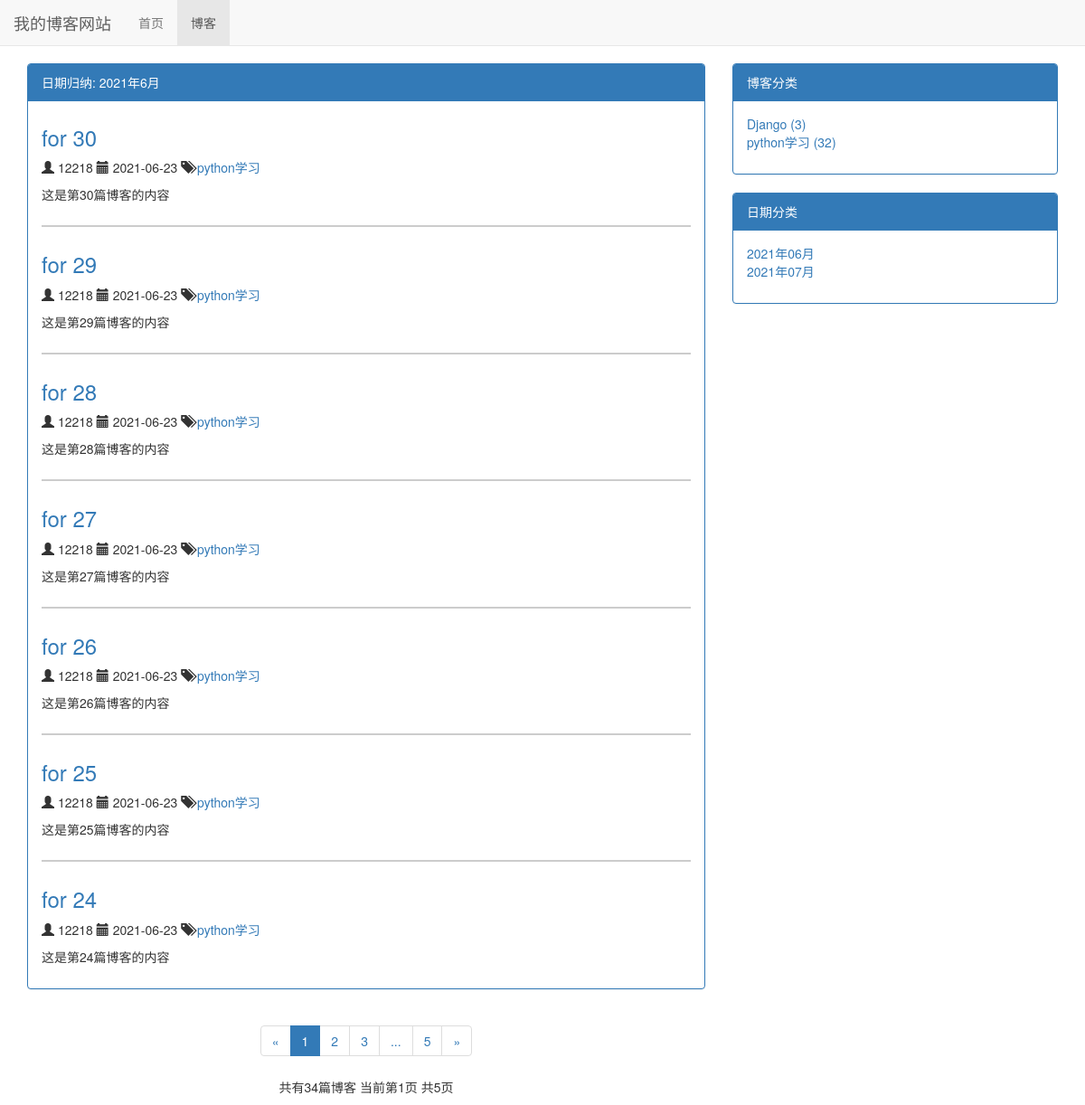
The app's page /blog/date/2021/6 with its own data.
### blog/models.py (models this page shows, shortened)
class Blog(models.Model):
    title = models.CharField(max_length = 50) # 设置标题，模式为字符，max_length最大长度为50字符
    blog_type = models.ForeignKey(BlogType, on_delete = models.DO_NOTHING, related_name = 'blog_blog') # BlogType是自己设置的博客分类
    content = RichTextUploadingField() # 设置文章内容，模式为富文本
    author = models.ForeignKey(User, on_delete = models.DO_NOTHING) # 设置作者，作者为外键
    create_time = models.DateTimeField(auto_now_add = True) # 设置创建时间，auto_now_add为“如果新创建一篇文章，将文章时间设为现在时间”
    last_updated_time = models.DateTimeField(auto_now_add = True)
    class Meta:
        ordering = ['-create_time']

class BlogType(models.Model):
    type_name = models.CharField(max_length = 15) # 文章博客分类的名称
    def __str__(self) -> str:
        return self.type_name # 设置博客类型在超级管理员界面可以显示

### blog/views.py (the view)
# urls.py: path('date/<int:year>/<int:month>', views.blogs_with_date, name = 'blogs_with_date')
def blogs_with_date(request, year, month):
    blogs_all_list = Blog.objects.filter(create_time__year = year, create_time__month = month)
    context = get_blog_list_common_date(request, blogs_all_list)
    context['blogs_with_date'] = '%s年%s月' % (year, month)
    return render(request, 'blogs_with_date.html', context)

### blog/templates/blogs_with_date.html (shortened to what this page needs)
{% extends 'blog_list.html'%}
{% block nav_blog_active %}
active
{% endblock %}
{% block block_list_title %}日期归纳: {{ blogs_with_date }}{% endblock %}

### blog/templates/blog_list.html (shortened to what this page needs)
{% extends 'base.html'%}
{% load static %}
{% block header_extends %}
    <link rel="stylesheet" href="{% static 'css/blog.css' %}">
{% endblock %}
{% block content %}
    <div class="container">
        <div class="row">
            <div class="col-xs-12 col-sm-9 col-md-8">
                <div class="panel panel-primary">
                    <div class="panel-heading">{% block block_list_title %}博客列表{% endblock %}</div>
                    <div class="panel-body">
                        {% for blog in page_of_blogs.object_list %}
                            <div class="blog">
                                <a href="{% url 'blog_detail' blog.pk %}">
                                    <h3>{{ blog.title }}</h3>
                                </a>
                                <p class="blog-author">
                                    <span class="glyphicon glyphicon-user"></span>
                                    {{ blog.author }}
                                </p>
                                <p class="blog-time">
                                    <span class="glyphicon glyphicon-calendar"></span>
                                    {{ blog.last_updated_time|date:"Y-m-d" }}
                                </p>
                                <p class="blog-category">
                                    <span class="glyphicon glyphicon-tags"></span>
                                    <a href="{% url 'blogs_with_type' blog.blog_type.pk %}">
                                        {{ blog.blog_type }}
                                    </a>
                                </p>
                                <p>{{ blog.content|striptags|truncatechars:70 }}</p>
                            </div>
                            {% empty %}
                            <h3>--暂无博客，敬请期待--</h3>
                        {% endfor %}
                    </div>
                </div>
                <div class="paginator" aria-label="Page navigation">
                    <ul class="pagination">
                      <li>
                            {% if page_of_blogs.has_previous %}
                                <a href="?page={{ page_of_blogs.previous_page_number }}" aria-label="Previous">
                                    <span aria-hidden="true">&laquo;</span>
                                </a>
                            {% else %}
                                <span aria-hidden="true">&laquo;</span>
                            {% endif %}
                      </li>
                      {% for page_num in page_range %}
                        {% if page_num == page_of_blogs.number %}
                            <li class="active"><a href="?page={{ page_num }}">{{ page_num }}</a></li>
                        {% else %}
                            {% if page_num == '...' %}
                                <li><span>{{ page_num }}</span></li>
                            {% else %}
                                <li><a href="?page={{ page_num }}">{{ page_num }}</a></li>
                            {% endif %}
                        {% endif %}
                      {% endfor %}
                      <li>
                            {% if page_of_blogs.has_next %}
                                <a href="?page={{ page_of_blogs.next_page_number }}" aria-label="Next">
                                    <span aria-hidden="true">&raquo;</span>
                                </a>
                            {% else %}
                                <span aria-hidden="true">&raquo;</span>
                            {% endif %}
                      </li>
                    </ul>
                    <p>
                        共有{{ page_of_blogs.paginator.count }}篇博客
                        当前第{{ page_of_blogs.number }}页
                        共{{ page_of_blogs.paginator.num_pages }}页
                    </p>
                </div>
            </div>
            <div class="hidden-xs col-sm-3 col-md-4">
                <div class="panel panel-primary">
                    <div class="panel-heading">博客分类</div>
                    <div class="panel-body">
                        <ul class="blog-types">
                            {% for blog_type in blog_types %}
                                <li>
                                    <a href="{% url 'blogs_with_type' blog_type.pk %}">
                                        {{ blog_type.type_name }} ({{ blog_type.blog_count }})
                                    </a>
                                </li>
                                {% empty %}
                                    <li>没有分类</li>
                            {% endfor %}
                        </ul>
                    </div>
                </div>
                <div class="panel panel-primary">
                    <div class="panel-heading">日期分类</div>
                    <div class="panel-body">
                        <ul class="blog-types">
                            {% for blog_date in blog_dates %}
                                <li>
                                    <a href="{% url 'blogs_with_date' blog_date.year blog_date.month %}">
                                        {{ blog_date|date:"Y年m月" }}
                                    </a>
                                </li>
                            {% endfor %}
                        </ul>
                    </div>
                </div>
            </div>
        </div>
    </div>
{% endblock %}

### static/css/base.css (style rules this page uses)
* { margin: 0; padding: 0; }
body { margin-top: 70px!important; }

### blog/static/css/blog.css (style rules this page uses)
ul.blog-types { list-style-type: none; }
div.blog:not(:last-child) { margin-bottom: 2em; padding-bottom: 1em; border-bottom: 2px solid #ccc; }
div.blog h3 { margin-top: 0.5em; }
p.blog-author { display: inline-block; }
p.blog-time { display: inline-block; }
p.blog-category { display: inline-block; margin-bottom: 0; }
div.paginator { text-align: center; }

### records on screen
Blog: title "for 30", author "12218", last_updated_time "2021-06-23", blog_type "python学习", content "这是第30篇博客的内容"
Blog: title "for 29", author "12218", last_updated_time "2021-06-23", blog_type "python学习", content "这是第29篇博客的内容"
Blog: title "for 28", author "12218", last_updated_time "2021-06-23", blog_type "python学习", content "这是第28篇博客的内容"
Blog: title "for 27", author "12218", last_updated_time "2021-06-23", blog_type "python学习", content "这是第27篇博客的内容"
Blog: title "for 26", author "12218", last_updated_time "2021-06-23", blog_type "python学习", content "这是第26篇博客的内容"
Blog: title "for 25", author "12218", last_updated_time "2021-06-23", blog_type "python学习", content "这是第25篇博客的内容"
Blog: title "for 24", author "12218", last_updated_time "2021-06-23", blog_type "python学习", content "这是第24篇博客的内容"
BlogType: type_name "Django", blog_count "3"
BlogType: type_name "python学习", blog_count "32"

### other values on screen
{{ blogs_with_date }} "2021年6月"
{{ page_num }} "1"
{{ page_num }} "2" "3" "5"
{{ page_num }} "..."
{{ page_of_blogs.paginator.count }} "34"
{{ page_of_blogs.number }} "1"
{{ page_of_blogs.paginator.num_pages }} "5"
{{ blog_date|date:"Y年m月" }} "2021年06月" "2021年07月"
